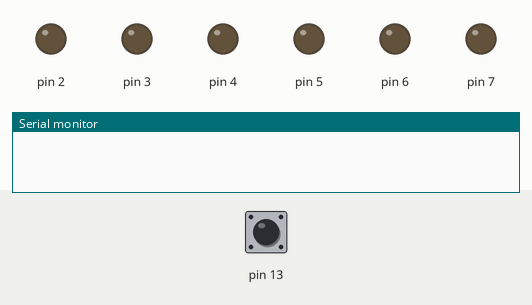
Simulated run of this sketch. Board: Arduino Uno, built with avr-gcc and run on an emulated ATmega328P. Shown: output pins drawn as LEDs (lit = HIGH), the last lines printed to the serial monitor. Inputs (shaded band) come from the test bench; at power-on: pin 13 LOW. Random numbers use the default seed unless the sketch sets one.

Above: at 1.2 s.
1.3 s: pin 13 pulsed HIGH 5 times (0.12 s each, 0.3 s apart)
At 1.57 s:
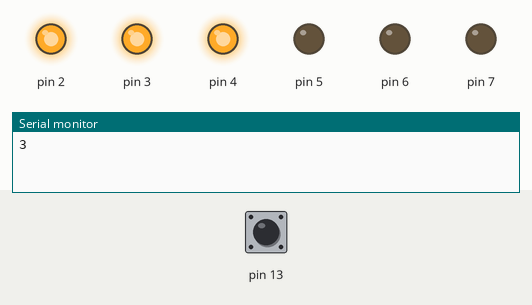
At 3.9 s:
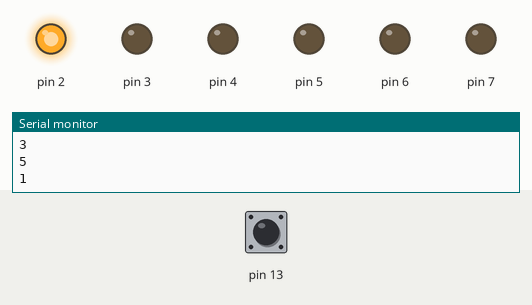
4.3 s: pin 13 pulsed HIGH 5 times (0.12 s each, 0.3 s apart)
At 6.3 s:
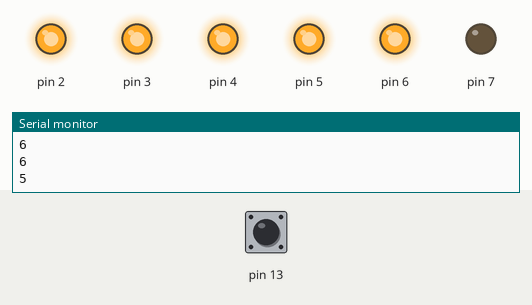
Timing chart, 0 to 7.8 s (numbered marks = the images above; inputs shaded):
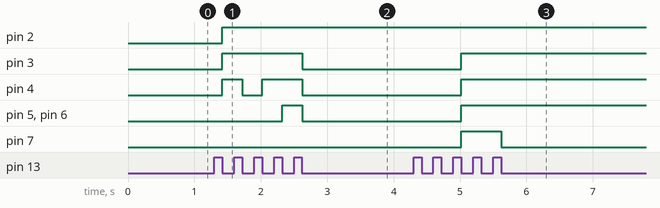

The sketch:

Code.ino
```cpp
int randNumber;
// variable to hold the value of the switch pin
int switchState = 0;

// variable to hold previous value of the switch pin
int prevSwitchState = 0;

void setup()
{
  randomSeed(analogRead(0));
  Serial.begin(9600);
  pinMode(13, INPUT);
  pinMode(2, OUTPUT);
  pinMode(3, OUTPUT);
  pinMode(4, OUTPUT);
  pinMode(5, OUTPUT);
  pinMode(6, OUTPUT);
  pinMode(7, OUTPUT);

  digitalWrite(2, LOW);
  digitalWrite(3, LOW);
  digitalWrite(4, LOW);
  digitalWrite(5, LOW);
  digitalWrite(6, LOW);
  digitalWrite(7, LOW);
}

void loop()
{
  switchState = digitalRead(13);
  //Serial.println(switchState);

  if (switchState != prevSwitchState)
  {
    if( switchState == LOW )
    {
      randNumber = random(1,7);
      Serial.println(randNumber);

      switch(randNumber)
      {
        case 1:
        	digitalWrite(2, HIGH);
  			digitalWrite(3, LOW);
  			digitalWrite(4, LOW);
  			digitalWrite(5, LOW);
  			digitalWrite(6, LOW);
  			digitalWrite(7, LOW);
        break;

        case 2:
        	digitalWrite(2, HIGH);
  			digitalWrite(3, HIGH);
  			digitalWrite(4, LOW);
  			digitalWrite(5, LOW);
  			digitalWrite(6, LOW);
  			digitalWrite(7, LOW);
        break;

        case 3:
        	digitalWrite(2, HIGH);
  			digitalWrite(3, HIGH);
  			digitalWrite(4, HIGH);
  			digitalWrite(5, LOW);
  			digitalWrite(6, LOW);
  			digitalWrite(7, LOW);
        break;

        case 4:
        	digitalWrite(2, HIGH);
  			digitalWrite(3, HIGH);
  			digitalWrite(4, HIGH);
  			digitalWrite(5, HIGH);
  			digitalWrite(6, LOW);
  			digitalWrite(7, LOW);
        break;

        case 5:
        	digitalWrite(2, HIGH);
  			digitalWrite(3, HIGH);
  			digitalWrite(4, HIGH);
  			digitalWrite(5, HIGH);
  			digitalWrite(6, HIGH);
  			digitalWrite(7, LOW);
        break;

      	case 6:
        	digitalWrite(2, HIGH);
  			digitalWrite(3, HIGH);
  			digitalWrite(4, HIGH);
  			digitalWrite(5, HIGH);
  			digitalWrite(6, HIGH);
  			digitalWrite(7, HIGH);
        break;
      }

    }
  }

  prevSwitchState = switchState;

}
```

Measured:
- after the input at 1.3 s, pin 2: LOW → HIGH after 0.12 s; pin 3: LOW → HIGH after 0.12 s, → LOW 1.2 s later; pin 4: LOW → HIGH after 0.12 s, → LOW 0.30 s later, → HIGH 0.30 s later, → LOW 0.60 s later; pin 5, pin 6: LOW → HIGH after 1.0 s, → LOW 0.30 s later
- after the input at 4.3 s, pin 3–6: LOW → HIGH after 0.72 s; pin 7: LOW → HIGH after 0.72 s, → LOW 0.60 s later
